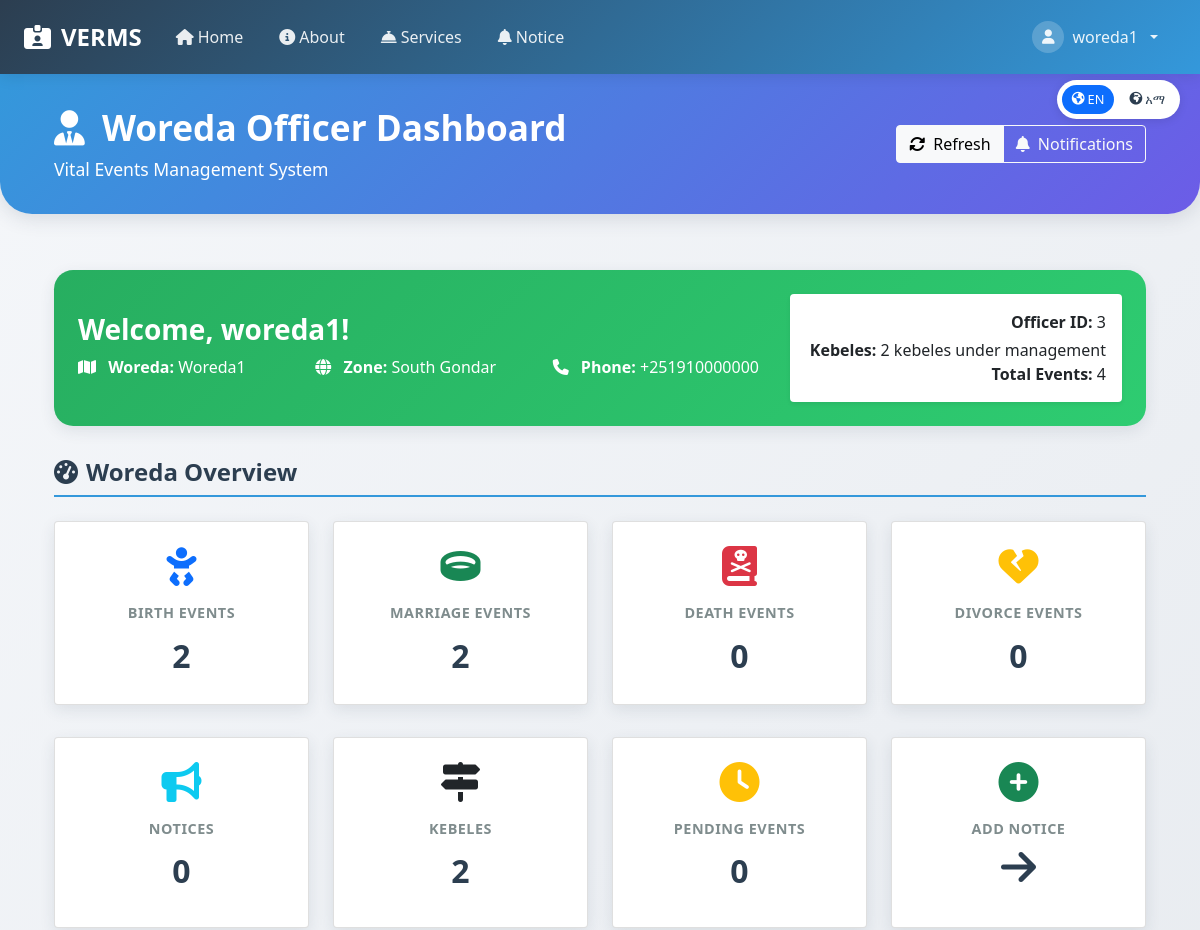
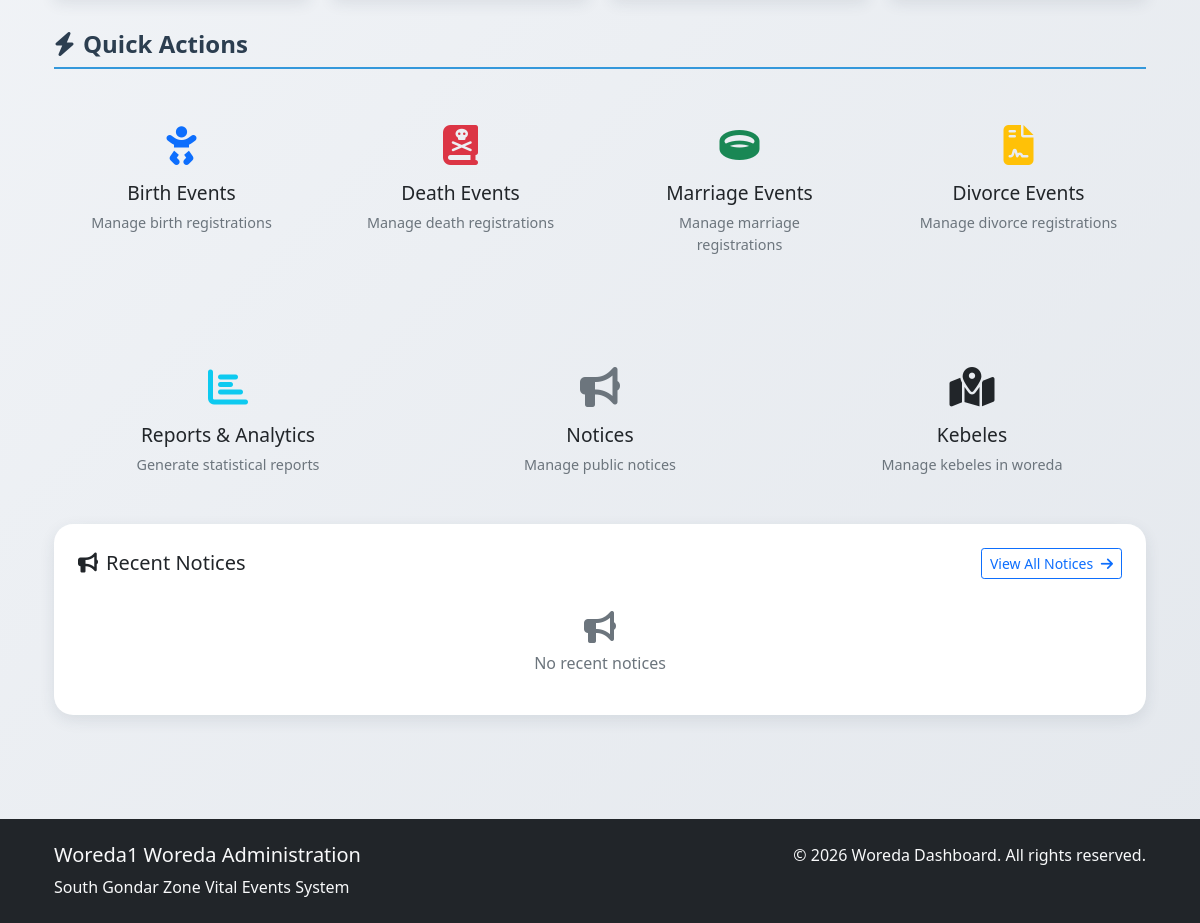
/woreda_officer/dashboard.php (signed in), run on the app's committed database (2 pictures, top to bottom).
### tables this page shows
CREATE TABLE `woredas` (
  `id` int(11) NOT NULL,
  `zone_id` int(11) NOT NULL,
  `woreda_name` varchar(100) NOT NULL,
  `phone` varchar(20) NOT NULL,
  `woreda_officer_id` int(11) NOT NULL,
  `created_at` timestamp NOT NULL DEFAULT current_timestamp()
);

CREATE TABLE `zones` (
  `id` int(11) NOT NULL,
  `zone_name` varchar(100) NOT NULL,
  `phone` varchar(20) NOT NULL,
  `zone_officer_id` int(11) DEFAULT NULL,
  `created_at` timestamp NOT NULL DEFAULT current_timestamp()
);

### woreda_officer/dashboard.php (the view, shortened to what this page needs)
<?php
require_once '../includes/db_connection.php';
$lang = $_SESSION['lang'];
function t($key, $params = []) {
    global $lang, $translations;
    $text = $translations[$lang][$key] ?? $translations['en'][$key] ?? $key;
    return $text;
}
$officer_id = $_SESSION['user_id'];
$woreda = $conn->query("SELECT w.*, z.zone_name FROM woredas w
                       JOIN zones z ON w.zone_id = z.id
                       WHERE w.woreda_officer_id = $officer_id")->fetch_assoc();
$woreda_id = $woreda['id'];
$woreda_name = $woreda['woreda_name'];
$zone_name = $woreda['zone_name'];
function get_count($conn, $table, $woreda_id, $col='place_of_birth') {
    $col_map = [
        'birth_events' => 'place_of_birth',
        'death_events' => 'place_of_death',
        'marriage_events' => 'place_of_marriage',
        'divorce_events' => 'place_of_divorce',
        'notices' => 'woreda_id'
    ];
    $column = $col_map[$table] ?? $col;
    if ($table === 'notices') {
        $res = $conn->query("SELECT COUNT(*) AS cnt FROM $table WHERE $column = $woreda_id");
    }
    else {
        $res = $conn->query("
            SELECT COUNT(*) AS cnt
            FROM $table e
            JOIN kebeles k ON e.$column = k.id
            WHERE k.woreda_id = $woreda_id
        ");
    }
    return $res ? (int)$res->fetch_assoc()['cnt'] : 0;
}
function get_kebeles_count($conn, $woreda_id) {
    $res = $conn->query("SELECT COUNT(*) AS cnt FROM kebeles WHERE woreda_id = $woreda_id");
    return $res ? (int)$res->fetch_assoc()['cnt'] : 0;
}
function get_pending_events($conn, $woreda_id) {
    $total = 0;
    $res = $conn->query("SELECT COUNT(*) as cnt FROM birth_events be
                        JOIN kebeles k ON be.place_of_birth = k.id
                        WHERE k.woreda_id = $woreda_id AND be.status = 'Pending'");
    $total += $res ? (int)$res->fetch_assoc()['cnt'] : 0;
    $res = $conn->query("SELECT COUNT(*) as cnt FROM death_events de
                        JOIN kebeles k ON de.place_of_death = k.id
                        WHERE k.woreda_id = $woreda_id AND de.status = 'Pending'");
    $total += $res ? (int)$res->fetch_assoc()['cnt'] : 0;
    $res = $conn->query("SELECT COUNT(*) as cnt FROM marriage_events me
                        JOIN kebeles k ON me.place_of_marriage = k.id
                        WHERE k.woreda_id = $woreda_id AND me.status = 'Pending'");
    $total += $res ? (int)$res->fetch_assoc()['cnt'] : 0;
    $res = $conn->query("SELECT COUNT(*) as cnt FROM divorce_events dve
                        JOIN kebeles k ON dve.place_of_divorce = k.id
                        WHERE k.woreda_id = $woreda_id AND dve.status = 'Pending'");
    $total += $res ? (int)$res->fetch_assoc()['cnt'] : 0;
    return $total;
}
$births = get_count($conn, 'birth_events', $woreda_id);
$deaths = get_count($conn, 'death_events', $woreda_id);
$marriages = get_count($conn, 'marriage_events', $woreda_id);
$divorces = get_count($conn, 'divorce_events', $woreda_id);
$notices = get_count($conn, 'notices', $woreda_id, 'woreda_id');
$kebeles = get_kebeles_count($conn, $woreda_id);
$pending_events = get_pending_events($conn, $woreda_id);
$recent_notices = $conn->query("SELECT * FROM notices WHERE woreda_id = $woreda_id ORDER BY created_at DESC LIMIT 3");
$username = htmlspecialchars($_SESSION['fullname'] ?? $_SESSION['username'] ?? 'Officer');
?>
<!DOCTYPE html>
<html lang="en">
<head>
    <link rel="stylesheet" href="https://cdn.jsdelivr.net/npm/bootstrap@5.3.0/dist/css/bootstrap.min.css">
    <link rel="stylesheet" href="https://cdnjs.cloudflare.com/ajax/libs/font-awesome/6.4.0/css/all.min.css">
</head>
<body>
    <?php
    include_once '../includes/header.php';
    ?>
    <div class="language-switcher">
        <a href="?lang=en" class="lang-btn <?= $lang === 'en' ? 'active' : '' ?>">
            <i class="fas fa-globe-americas"></i> EN
        </a>
        <a href="?lang=am" class="lang-btn <?= $lang === 'am' ? 'active' : '' ?>">
            <i class="fas fa-globe-africa"></i> አማ
        </a>
    </div>
    <header class="dashboard-header">
        <div class="container">
            <div class="row align-items-center">
                <div class="col-md-8">
                    <h1 class="display-5 fw-bold mb-2">
                        <i class="fas fa-user-tie me-2"></i>
                        <?= t('dashboard_title') ?>
                    </h1>
                    <p class="lead mb-0"><?= t('vital_events_management') ?></p>
                </div>
                <div class="col-md-4 text-md-end">
                    <div class="btn-group">
                        <button class="btn btn-light" onclick="window.location.reload()">
                            <i class="fas fa-sync-alt me-1"></i> <?= t('refresh') ?>
                        </button>
                        <button class="btn btn-outline-light">
                            <i class="fas fa-bell me-1"></i> <?= t('notifications') ?>
                        </button>
                    </div>
                </div>
            </div>
        </div>
    </header>
    <div class="container py-4">
        <div class="woreda-info-card p-4">
            <div class="row align-items-center">
                <div class="col-md-8">
                    <h3 class="fw-bold mb-2"><?= t('welcome') ?>, <?= $username ?>!</h3>
                    <div class="row">
                        <div class="col-md-4">
                            <p class="mb-1"><i class="fas fa-map me-2"></i> <strong><?= t('woreda') ?>:</strong> <?= htmlspecialchars($woreda_name) ?></p>
                        </div>
                        <div class="col-md-4">
                            <p class="mb-1"><i class="fas fa-globe me-2"></i> <strong><?= t('zone') ?>:</strong> <?= htmlspecialchars($zone_name) ?></p>
                        </div>
                        <div class="col-md-4">
                            <p class="mb-1"><i class="fas fa-phone me-2"></i> <strong><?= t('phone') ?>:</strong> <?= htmlspecialchars($woreda['phone'] ?? t('n_a')) ?></p>
                        </div>
                    </div>
                </div>
                <div class="col-md-4 text-md-end">
                    <div class="bg-white text-dark rounded p-3 shadow-sm">
                        <p class="mb-1"><strong><?= t('officer_id') ?>:</strong> <?= $officer_id ?></p>
                        <p class="mb-0"><strong><?= t('kebeles') ?>:</strong> <?= $kebeles ?> <?= t('kebeles_under_management') ?></p>
                        <p class="mb-0"><strong>Total Events:</strong> <?= $births + $deaths + $marriages + $divorces ?></p>
                    </div>
                </div>
            </div>
        </div>
        <h3 class="section-title">
            <i class="fas fa-tachometer-alt me-2"></i><?= t('woreda_overview') ?>
        </h3>
        <div class="row card-row g-4">
            <div class="col-6 col-md-3">
                <div class="card stat-card">
                    <div class="card-body">
                        <i class="fas fa-baby text-primary"></i>
                        <div class="stat-label"><?= t('birth_events') ?></div>
                        <div class="stat-value"><?= $births ?></div>
                    </div>
                </div>
            </div>
            <div class="col-6 col-md-3">
                <div class="card stat-card">
                    <div class="card-body">
                        <i class="fas fa-ring text-success"></i>
                        <div class="stat-label"><?= t('marriage_events') ?></div>
                        <div class="stat-value"><?= $marriages ?></div>
                    </div>
                </div>
            </div>
            <div class="col-6 col-md-3">
                <div class="card stat-card">
                    <div class="card-body">
                        <i class="fas fa-book-dead text-danger"></i>
                        <div class="stat-label"><?= t('death_events') ?></div>
                        <div class="stat-value"><?= $deaths ?></div>
                    </div>
                </div>
            </div>
            <div class="col-6 col-md-3">
                <div class="card stat-card">
                    <div class="card-body">
                        <i class="fas fa-heart-broken text-warning"></i>
                        <div class="stat-label"><?= t('divorce_events') ?></div>
                        <div class="stat-value"><?= $divorces ?></div>
                    </div>
                </div>
            </div>
        </div>
        <div class="row card-row g-4">
            <div class="col-6 col-md-3">
                <div class="card stat-card">
                    <div class="card-body">
                        <i class="fas fa-bullhorn text-info"></i>
                        <div class="stat-label"><?= t('notices') ?></div>
                        <div class="stat-value"><?= $notices ?></div>
                    </div>
                </div>
            </div>
            <div class="col-6 col-md-3">
                <div class="card stat-card">
                    <div class="card-body">
                        <i class="fas fa-map-signs text-dark"></i>
                        <div class="stat-label"><?= t('kebeles') ?></div>
                        <div class="stat-value"><?= $kebeles ?></div>
                    </div>
                </div>
            </div>
            <div class="col-6 col-md-3">
                <div class="card stat-card">
                    <div class="card-body">
                        <i class="fas fa-clock text-warning"></i>
                        <div class="stat-label"><?= t('pending_events') ?></div>
                        <div class="stat-value"><?= $pending_events ?></div>
                    </div>
                </div>
            </div>
            <div class="col-6 col-md-3">
                <a href="notices.php" class="text-decoration-none">
                    <div class="card stat-card">
                        <div class="card-body">
                            <i class="fas fa-plus-circle text-success"></i>
                            <div class="stat-label"><?= t('add_notice') ?></div>
                            <div class="stat-value"><i class="fas fa-arrow-right"></i></div>
                        </div>
                    </div>
                </a>
            </div>
        </div>
        <h3 class="section-title">
            <i class="fas fa-bolt me-2"></i><?= t('quick_actions') ?>
        </h3>
        <div class="row g-4">
            <div class="col-md-3">
                <a href="/VERMS/woreda_officer/birth.php" class="action-card">
                    <div class="card-body">
                        <i class="fas fa-baby text-primary"></i>
                        <h5><?= t('birth_events') ?></h5>
                        <p class="text-muted small"><?= t('manage_birth_registrations') ?></p>
                    </div>
                </a>
            </div>
            <div class="col-md-3">
                <a href="/VERMS/woreda_officer/death.php" class="action-card">
                    <div class="card-body">
                        <i class="fas fa-book-dead text-danger"></i>
                        <h5><?= t('death_events') ?></h5>
                        <p class="text-muted small"><?= t('manage_death_registrations') ?></p>
                    </div>
                </a>
            </div>
            <div class="col-md-3">
                <a href="/VERMS/woreda_officer/marriage.php" class="action-card">
                    <div class="card-body">
                        <i class="fas fa-ring text-success"></i>
                        <h5><?= t('marriage_events') ?></h5>
                        <p class="text-muted small"><?= t('manage_marriage_registrations') ?></p>
                    </div>
                </a>
            </div>
            <div class="col-md-3">
                <a href="/VERMS/woreda_officer/divorce.php" class="action-card">
                    <div class="card-body">
                        <i class="fas fa-file-contract text-warning"></i>
                        <h5><?= t('divorce_events') ?></h5>
                        <p class="text-muted small"><?= t('manage_divorce_registrations') ?></p>
                    </div>
                </a>
            </div>
        </div>
        <div class="row g-4 mt-2">
            <div class="col-md-4">
                <a href="/VERMS/woreda_officer/report.php" class="action-card">
                    <div class="card-body">
                        <i class="fas fa-chart-bar text-info"></i>
                        <h5><?= t('reports_analytics') ?></h5>
                        <p class="text-muted small"><?= t('generate_statistical_reports') ?></p>
                    </div>
                </a>
            </div>
            <div class="col-md-4">
                <a href="/VERMS/woreda_officer/notices.php" class="action-card">
                    <div class="card-body">
                        <i class="fas fa-bullhorn text-secondary"></i>
                        <h5><?= t('notices') ?></h5>
                        <p class="text-muted small"><?= t('manage_public_notices') ?></p>
                    </div>
                </a>
            </div>
            <div class="col-md-4">
                <a href="/VERMS/woreda_officer/kebeles.php" class="action-card">
                    <div class="card-body">
                        <i class="fas fa-map-marked-alt text-dark"></i>
                        <h5><?= t('kebeles') ?></h5>
                        <p class="text-muted small"><?= t('manage_kebeles_in_woreda') ?></p>
                    </div>
                </a>
            </div>
        </div>
        <div class="recent-notices">
            <div class="d-flex justify-content-between align-items-center mb-3">
                <h5 class="mb-0"><i class="fas fa-bullhorn me-2"></i><?= t('recent_notices') ?></h5>
                <a href="/VERMS/woreda_officer/notices.php" class="btn btn-sm btn-outline-primary">
                    <?= t('view_all_notices') ?> <i class="fas fa-arrow-right ms-1"></i>
                </a>
            </div>
            <?php if ($recent_notices && $recent_notices->num_rows > 0): ?>
                <?php while($notice = $recent_notices->fetch_assoc()): ?>
                    <div class="notice-item">
                        <div class="d-flex justify-content-between align-items-start">
                            <div>
                                <h6 class="mb-1"><?= htmlspecialchars($notice['title']) ?></h6>
                                <p class="mb-1 text-muted small"><?= htmlspecialchars(substr($notice['description'], 0, 100)) ?>...</p>
                                <small class="text-muted"><?= date('M d, Y', strtotime($notice['created_at'])) ?></small>
                            </div>
                        </div>
                    </div>
                <?php endwhile; ?>
            <?php else: ?>
                <div class="text-center py-3">
                    <i class="fas fa-bullhorn fa-2x text-muted mb-2"></i>
                    <p class="text-muted mb-0"><?= t('no_recent_notices') ?></p>
                </div>
            <?php endif; ?>
        </div>
    </div>
    <footer class="bg-dark text-light py-4 mt-5">
        <div class="container">
            <div class="row">
                <div class="col-md-6">
                    <h5><?= htmlspecialchars($woreda_name) ?> <?= t('woreda_administration') ?></h5>
                    <p class="mb-0"><?= t('south_gondar_zone_vital_events') ?></p>
                </div>
                <div class="col-md-6 text-md-end">
                    <p class="mb-0">&copy; <?= date('Y') ?> <?= t('copyright') ?></p>
                </div>
            </div>
        </div>
    </footer>
</body>
</html>

### includes/header.php (style rules this page uses)
:root { --primary-color: #2c3e50; --secondary-color: #3498db; --accent-color: #e74c3c; --success-color: #27ae60; --warning-color: #f39c12; --light-color: #ecf0f1; --dark-color: #2c3e50; --gradient-primary: linear-gradient(135deg, #2c3e50 0%, #3498db 100%); --gradient-secondary: linear-gradient(135deg, #3498db 0%, #2c3e50 100%); --shadow: 0 4px 6px rgba(0, 0, 0, 0.1); --transition: all 0.3s ease; }

### data on the page
woredas: woreda_name "Woreda1", zone.zone_name "South Gondar", phone "+251910000000"

### other printed values
$_SESSION['username'] "woreda1"
t('dashboard_title') "Woreda Officer Dashboard"
t('vital_events_management') "Vital Events Management System"
t('refresh') "Refresh"
t('notifications') "Notifications"
t('welcome') "Welcome"
$username "woreda1"
t('woreda') "Woreda"
t('zone') "Zone"
t('phone') "Phone"
t('officer_id') "Officer ID"
$officer_id "3"
t('kebeles') "Kebeles"
$kebeles "2"
t('kebeles_under_management') "kebeles under management"
